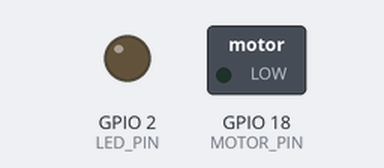
This program was run on a simulated ESP32. On the bench: switched loads named in the program (green lamp = pin HIGH), output pins drawn as LEDs (lit = HIGH). What the program prints to the serial monitor is not drawn.

Above: at 0.05 s.
At 2.0 s:
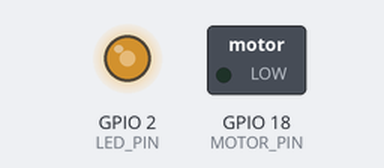
At 2.8 s:
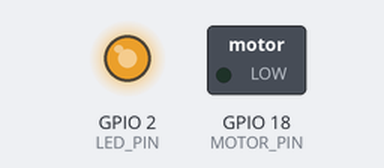
At 4.0 s:
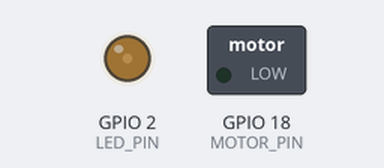
Timing chart, 0 to 6.7 s (numbered marks = the images above):
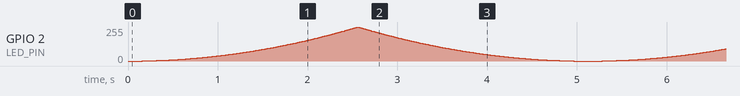

The program:

main.cpp
```cpp
#include <Arduino.h>
#include "constants.h"

/**
 * @brief Drive the motor with dead-zone compensation.
 * Formula: finalPWM = Offset + speed * (255 - Offset) / 255
 *
 * @param speed Target speed (0-255)
 */
void smartDrive(int speed) {
    if (speed <= 0) {
        analogWrite(MOTOR_PIN, 0);
        return;
    }

    // Dead-zone compensation
    int finalPWM = MOTOR_START_OFFSET + (speed * (255 - MOTOR_START_OFFSET) / 255);

    // Ensure it doesn't exceed 255
    if (finalPWM > 255) finalPWM = 255;

    analogWrite(MOTOR_PIN, finalPWM);
}

/**
 * @brief Linear respiratory LED
 */
void breathingLinear() {
    for (int i = 0; i <= 255; i++) {
        analogWrite(LED_PIN, i);
        delay(10);
    }
    for (int i = 255; i >= 0; i--) {
        analogWrite(LED_PIN, i);
        delay(10);
    }
}

/**
 * @brief Gamma corrected respiratory LED
 */
void breathingGamma() {
    for (int i = 0; i <= 255; i++) {
        // Simple square correction for B group: (i*i/255)
        int brightness = (i * i) / 255;
        analogWrite(LED_PIN, brightness);
        delay(10);
    }
    for (int i = 255; i >= 0; i--) {
        int brightness = (i * i) / 255;
        analogWrite(LED_PIN, brightness);
        delay(10);
    }
}

void setup() {
    Serial.begin(115200);
    pinMode(LED_PIN, OUTPUT);
    pinMode(MOTOR_PIN, OUTPUT);

    Serial.println("PWM Basics Lab Started");
}

void loop() {
    // Demo: Gamma breathing
    breathingGamma();

    // Demo: Linear breathing
    // breathingLinear();

    // Demo: Motor control (example speed 128)
    // smartDrive(128);
}
```

constants.h
```cpp
#ifndef CONSTANTS_H
#define CONSTANTS_H

// --- PWM Configuration ---
const int PWM_FREQ = 5000;
const int PWM_RESOLUTION = 8; // 0-255

// --- Pin Definitions ---
const int LED_PIN = 2;
const int MOTOR_PIN = 18;

// --- Motor Parameters ---
// TODO: Find the minimum PWM value to overcome static friction
const int MOTOR_START_OFFSET = 40;

// --- Gamma Correction Parameters ---
const float GAMMA = 2.2;

#endif
```
